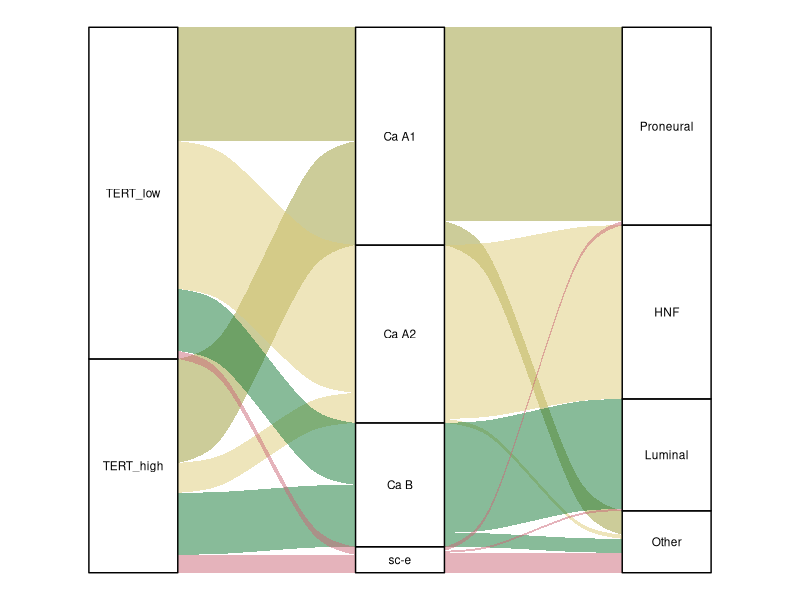
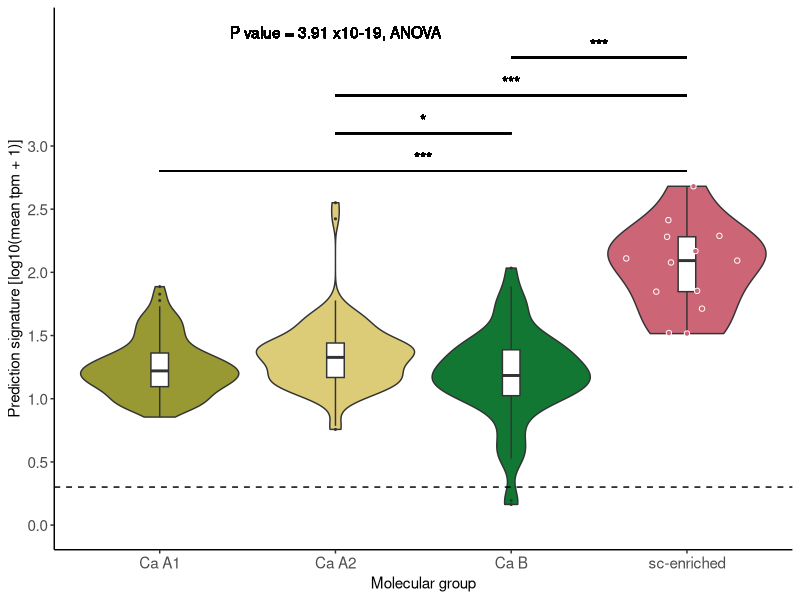
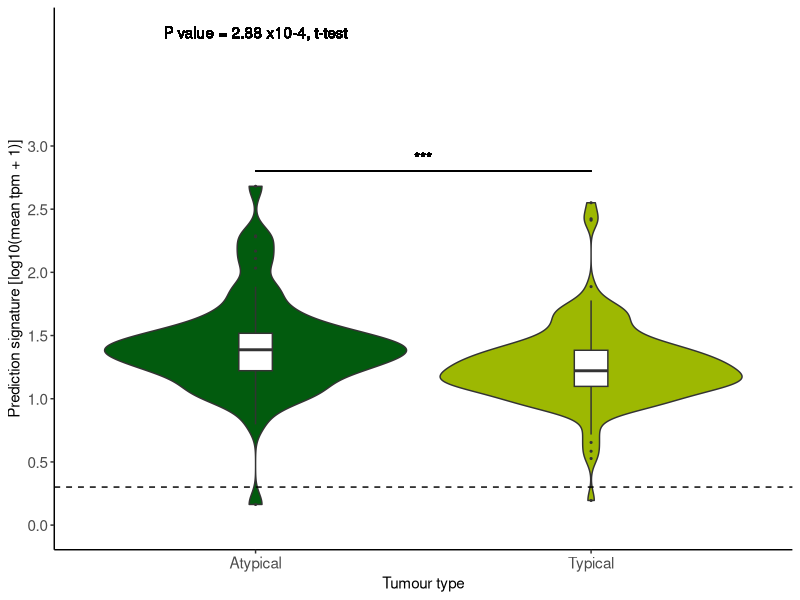

Recreate these plots in R, in order.
## ---- chunk 1
knitr::opts_chunk$set(echo = TRUE, message=FALSE, warning=FALSE)
## ---- chunk 2
library(openxlsx)
library(ggplot2)
library(ggalluvial)
library(dplyr)
library(ggbeeswarm)
## ---- chunk 3
tert_class <- read.xlsx("Supplementary_Table_S41.xlsx", startRow = 3)
tert_class <- tert_class[,c(1:11)]

reg_class <- read.xlsx("Supplementary_Table_S42.xlsx", startRow = 3)
reg_class <- reg_class[,c(1:9)]

table_S44 <- read.xlsx("Supplementary_Table_S44.xlsx", startRow = 14)
## ---- chunk 4
class_data <- merge(reg_class, tert_class, by.x = "Sample.ID", by.y = "sample_id", all.x = TRUE)

alluvial_data <- class_data %>% group_by(`TERT.expression.category.(internal)`, Molecular.group, Regulatory.subtype) %>% summarize(Freq=n())
is_alluvia_form(as.data.frame(alluvial_data), axes = 1:3, silent = TRUE)

colnames(alluvial_data) <- c("TERT_class", "molecular_group", "regulatory_class", "frequency")

alluvial_data$TERT_class <- ifelse(alluvial_data$TERT_class=="low", "TERT_low", "TERT_high")
alluvial_data$TERT_class <- factor(alluvial_data$TERT_class, levels=c("TERT_low","TERT_high"))
alluvial_data$regulatory_class <- factor(alluvial_data$regulatory_class, levels=c("Proneural", "HNF", "Luminal", "Other"))
alluvial_data$molecular_group <- ifelse(alluvial_data$molecular_group=="sc-enriched","sc-e",alluvial_data$molecular_group)

ggplot(as.data.frame(alluvial_data),
       aes(axis1 = TERT_class, axis2 = molecular_group, axis3 = regulatory_class,
           y = frequency,
           fill = molecular_group)) +
  scale_x_discrete(expand = c(.1, .1)) +
  geom_flow() +
  geom_stratum(alpha = .5, fill="white") +
  geom_text(stat = "stratum", size = 3, aes(label = after_stat(stratum))) +
  theme(legend.position = "none") + theme_void() + guides(fill="none") + scale_fill_manual(values=c("Ca A1"="#999933", "Ca A2"="#DDCC77", "Ca B"="#117733", "sc-e"="#CC6677"))
## ---- chunk 5
table_S44$type <- sapply(table_S44$sample_id, function(x) tert_class$type[which(tert_class$sample_id==x)])

table_S44$signature <- rowMeans(table_S44[,c(20:37)]) # mean of TPM values 

summary(aov(`mean.expression.(vst)` ~ molecular.group, data = table_S44))[[1]][1,5] # 3.907823e-19

t.test(table_S44$`mean.expression.(vst)`[which(table_S44$molecular.group %in% c("Ca A1", "Ca A2"))] ~ 
         table_S44$molecular.group[which(table_S44$molecular.group %in% c("Ca A1", "Ca A2"))], alternative = "two.sided") # p-value = 0.2908
t.test(table_S44$`mean.expression.(vst)`[which(table_S44$molecular.group %in% c("Ca A1", "Ca B"))] ~ 
         table_S44$molecular.group[which(table_S44$molecular.group %in% c("Ca A1", "Ca B"))], alternative = "two.sided") # p-value = 0.0528
t.test(table_S44$`mean.expression.(vst)`[which(table_S44$molecular.group %in% c("Ca A1", "sc-enriched"))] ~ 
         table_S44$molecular.group[which(table_S44$molecular.group %in% c("Ca A1", "sc-enriched"))], alternative = "two.sided") # p-value = 8.216e-09 ***

t.test(table_S44$`mean.expression.(vst)`[which(table_S44$molecular.group %in% c("Ca A2", "Ca B"))] ~ 
         table_S44$molecular.group[which(table_S44$molecular.group %in% c("Ca A2", "Ca B"))], alternative = "two.sided") # p-value = 0.01186 *
t.test(table_S44$`mean.expression.(vst)`[which(table_S44$molecular.group %in% c("Ca A2", "sc-enriched"))] ~ 
         table_S44$molecular.group[which(table_S44$molecular.group %in% c("Ca A2", "sc-enriched"))], alternative = "two.sided") # p-value = 6.018e-10 ***

t.test(table_S44$`mean.expression.(vst)`[which(table_S44$molecular.group %in% c("Ca B", "sc-enriched"))] ~ 
         table_S44$molecular.group[which(table_S44$molecular.group %in% c("Ca B", "sc-enriched"))], alternative = "two.sided") # p-value = 7.08e-09 ***

t.test(table_S44$`mean.expression.(vst)`[which(table_S44$type %in% c("Typical","Atypical"))] ~
         table_S44$type[which(table_S44$type %in% c("Typical","Atypical"))], alternative = "two.sided") # p-value = 0.0002875


arc4 <- c("Ca A1"="#999933", "Ca A2"="#DDCC77", "Ca B"="#117733", "sc-enriched"="#CC6677")
type5 <- c("Typical"="#9DB802","Atypical"="#025B0E","Carcinoid"="#CEDB80","NET G3"="#B89f4AFF", "LCNEC"="#824833","SCLC"="#000000")

ggplot(data=table_S44, aes(x=molecular.group, y = log10(signature+1), fill=molecular.group)) +
  geom_violin(scale = "width") + 
  geom_boxplot(fill="white", width=0.1, outlier.size = 0.4) +
  geom_quasirandom(shape=21, col="white",data=table_S44 %>% filter(molecular.group =="sc-enriched")) +
  scale_fill_manual(name = "Molecular group", values=c(arc4)) +
  theme_classic() + ylab("Prediction signature [log10(mean tpm + 1)]") + xlab("Molecular group") +
  theme(legend.position = "bottom") +
  geom_hline(yintercept = log10(1+1), linetype="dashed") +
  scale_y_continuous(breaks = c(0,0.5,1,1.5,2,2.5,3), limits=c(0,3.9)) +
  guides(color=guide_legend(nrow=1,byrow=TRUE)) + 
  geom_segment(aes(x=1,xend=4,y=2.8,yend=2.8)) + geom_text(aes(label = "***", y = 2.9, x=2.5)) +
  geom_segment(aes(x=2,xend=3,y=3.1,yend=3.1)) + geom_text(aes(label = "*", y = 3.2, x=2.5)) +
  geom_segment(aes(x=2,xend=4,y=3.4,yend=3.4)) + geom_text(aes(label = "***", y = 3.5, x=3)) +
  geom_segment(aes(x=3,xend=4,y=3.7,yend=3.7)) + geom_text(aes(label = "***", y = 3.8, x=3.5)) +
  geom_text(aes(label = "P value = 3.91 x10-19, ANOVA", y = 3.9, x=2)) +
  theme(axis.text.y=element_text(size=11), axis.text.x=element_text(size=11), 
        axis.title.x=element_text(size=11), axis.title.y=element_text(size=11)) + 
  theme(legend.text=element_text(size=11), legend.title=element_text(size=11)) +
  guides(fill="none")

ggplot(data=table_S44[which(table_S44$type %in% c("Typical","Atypical")),], aes(x=type, y = log10(signature+1), fill=type)) +
  geom_violin(scale = "width") + 
  geom_boxplot(fill="white", width=0.1, outlier.size = 0.4) +
  scale_fill_manual(name = "Tumour type", values=c(type5)) +
  theme_classic() + ylab("Prediction signature [log10(mean tpm + 1)]") + xlab("Tumour type") +
  theme(legend.position = "bottom") +
  geom_hline(yintercept = log10(1+1), linetype="dashed") +
  scale_y_continuous(breaks = c(0,0.5,1,1.5,2,2.5,3), limits=c(0,3.9)) +
  guides(color=guide_legend(nrow=1,byrow=TRUE)) + 
  geom_segment(aes(x=1,xend=2,y=2.8,yend=2.8)) + geom_text(aes(label = "***", y = 2.9, x=1.5)) +
  geom_text(aes(label = "P value = 2.88 x10-4, t-test", y = 3.9, x=1)) +
  theme(axis.text.y=element_text(size=11), axis.text.x=element_text(size=11), 
        axis.title.x=element_text(size=11), axis.title.y=element_text(size=11)) + 
  theme(legend.text=element_text(size=11), legend.title=element_text(size=11)) +
  guides(fill="none")

mean(table_S44$signature[which(table_S44$molecular.group=="Ca A1")]) # 19.32799
mean(table_S44$signature[which(table_S44$molecular.group=="Ca A2")]) # 28.41756
mean(table_S44$signature[which(table_S44$molecular.group=="Ca B")]) # 19.74232
mean(table_S44$signature[which(table_S44$molecular.group=="sc-enriched")]) # 145.437

mean(table_S44$signature[which(table_S44$type=="Typical")]) # 24.39485
mean(table_S44$signature[which(table_S44$type=="Atypical")]) # 40.71967

40/24 # 1.7 fold higher in atypical than typical 
145/28 # 5 fold higher in sc than A2
145/20 # 7 fold higher in sc than A1 or B
